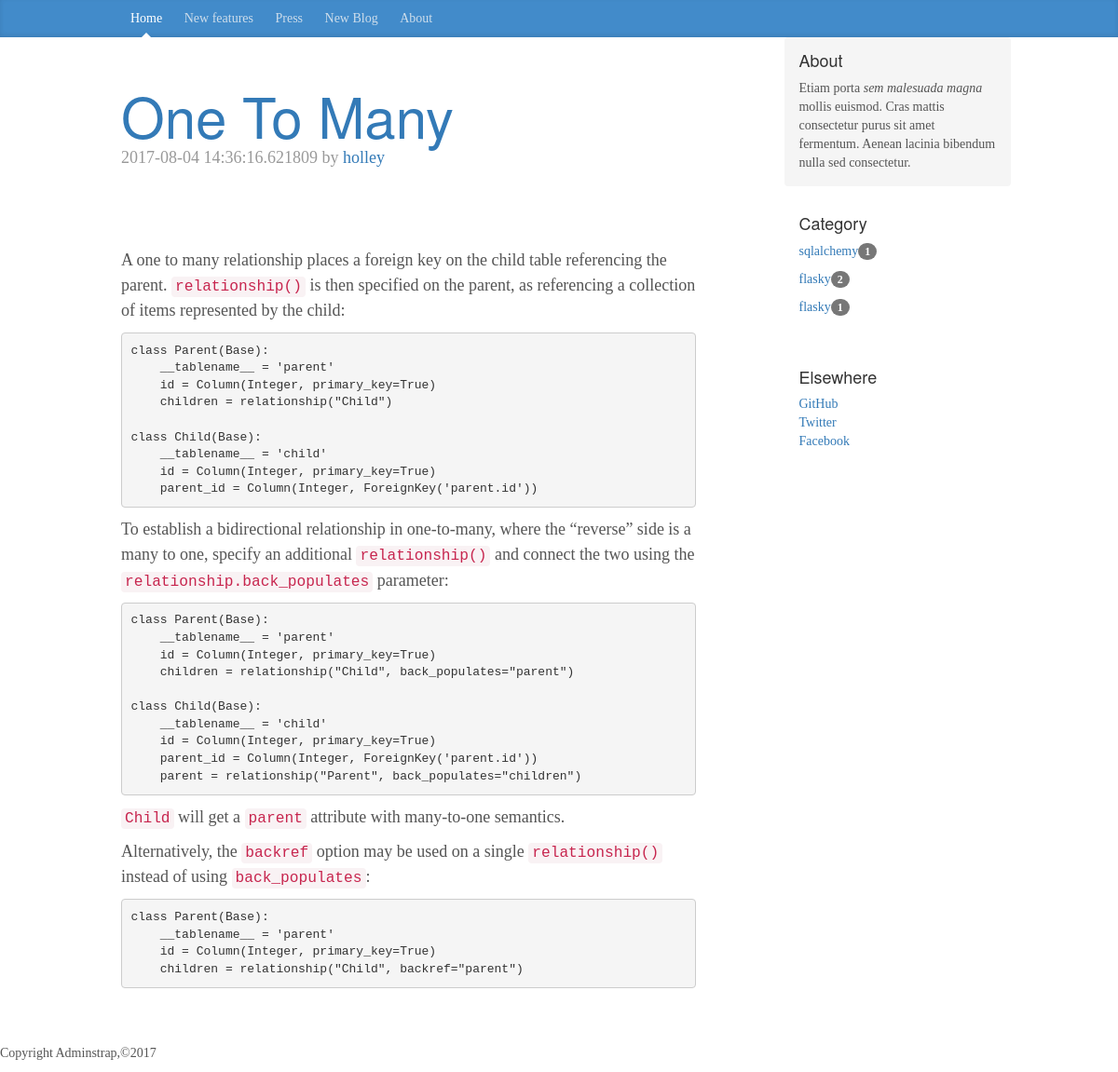
/blog/category/sqlalchemy, run on the app's committed database.
### apps/models/blogs.py (models this page shows, shortened)
class BlogPost(db.Model):
    __tablename__ = 'posts'
    id = Column(Integer,primary_key=True)
    headline = Column(String(255), nullable=False)
    body = Column(Text)
    timestamp = db.Column(db.DateTime, index=True, default=datetime.utcnow)
    user_id = Column(Integer, ForeignKey('users.id'))
    category_id = db.Column(db.Integer, db.ForeignKey('category.id'))
    category = db.relationship('Category',
        backref=db.backref('posts', lazy='dynamic'))
    tags = db.relationship('Tag', secondary=reltags, lazy='subquery',
        backref=db.backref('pages', lazy='dynamic'))
    comments = relationship('Comments',backref='posts',lazy='dynamic')

class Category(db.Model):
    id = db.Column(db.Integer, primary_key=True)
    name = db.Column(db.String(50))

### apps/models/auths.py (models this page shows, shortened)
class Users(UserMixin,db.Model):
    __tablename__ = 'users'
    id = Column('id',Integer,primary_key=True)
    username = Column('username',String(64),unique=True)
    password_hash = Column(String(128))
    gender = Column('gender',String(64))
    email = Column('email',String(64),unique=True,index=True)
    confirmed = Column('confirmed',db.Boolean,default=False)
    role_id = Column(db.Integer,db.ForeignKey('roles.id'))
    location = db.Column(db.String(64))
    about_me = db.Column(db.Text())
    member_since = db.Column(db.DateTime(),default=datetime.utcnow)
    last_seen = db.Column(db.DateTime(),default=datetime.utcnow)
    posts = db.relationship('BlogPost',backref='author',lazy='dynamic')
    @property
    def password(self):
        raise AttributeError('password is not a readable attribute')

### apps/views/blogs.py (the view)
@mod.route('/blog/category/<string:catname>')
def category(catname):
    page = request.args.get('page',1,type=int)
    cate = Category.query.filter_by(name=catname).first()
    blogs = BlogPost.query.filter_by(category=cate).order_by(BlogPost.timestamp.desc()).all()
    category = Category.query.all()
    return render_template('blog/index.html',blogs=blogs,pagination=[],category=category)

### apps/views/__init__.py (called while the page is built)
@mod.app_context_processor
def inject_permissions():
    return dict(Permission=Permission)

### apps/views/auths.py (called while the page is built)
@mod.before_app_request
def before_requst():
    if current_user.is_authenticated:
        current_user.ping()
        if not current_user.confirmed \
                and request.endpoint[:5] != 'auth.':
            return redirect(url_for('auth.unconfirmed'))

### apps/templates/blog/index.html (shortened to what this page needs)
{% extends "bootstrap/base.html" %}
{% import "_macros.html" as macros %}
{% block head %}
    {{ super() }}
    <link href="{{ url_for('static',filename='css/blog.css') }}" rel="stylesheet">
{% endblock %}
{% block content %}
    <div class="blog-masthead">
      <div class="container">
        <nav class="blog-nav">
          <a class="blog-nav-item active" href="#">Home</a>
          <a class="blog-nav-item" href="#">New features</a>
          <a class="blog-nav-item" href="#">Press</a>
          <a class="blog-nav-item" href="{{ url_for('blog.new_blog')}}">New Blog</a>
          <a class="blog-nav-item" href="#">About</a>
        </nav>
      </div>
    </div>
    <div class="container">
      <div class="row">
        <div class="col-sm-8 blog-main">
        {% for blog in blogs %}
        <div class="blog-header">
        <h1 class="blog-title"><a href="{{ url_for('blog.post',id=blog.id)}}">{{ blog.headline }}</a></h1>
        <p class="blog-post-meta">{{ blog.timestamp }} by <a href="#">{{ blog.author.username }}</a></p>
        </div>
        <div class="blog-post">
            <div>
                {{ blog.body | safe }}
            </div>
        </div>
        {% endfor %}
        </div>
        <div class="col-sm-3 col-sm-offset-1 blog-sidebar">
          <div class="sidebar-module sidebar-module-inset">
            <h4>About</h4>
            <p>Etiam porta <em>sem malesuada magna</em> mollis euismod. Cras mattis consectetur purus sit amet fermentum. Aenean lacinia bibendum nulla sed consectetur.</p>
          </div>
          <div class="sidebar-module">
            <h4>Category</h4>
            {% for cat in category %}
            <ol class="list-unstyled">
              <li><a href="{{ url_for('blog.category',catname=cat.name)}}">{{ cat.name }}</a><span class="badge">{{ cat.posts.count() }}</span></li>
            </ol>
            {% endfor %}
          </div>
          <div class="sidebar-module">
            <h4>Elsewhere</h4>
            <ol class="list-unstyled">
              <li><a href="#">GitHub</a></li>
              <li><a href="#">Twitter</a></li>
              <li><a href="#">Facebook</a></li>
            </ol>
          </div>
        </div>
      </div>
    </div>
   {% include "footer.html" %}
{% endblock %}

### apps/static/css/blog.css (style rules this page uses)
body { font-family: Georgia, "Times New Roman", Times, serif; color: #555; }
h1, .h1, h2, .h2, h3, .h3, h4, .h4, h5, .h5, h6, .h6 { margin-top: 0; font-family: "Helvetica Neue", Helvetica, Arial, sans-serif; font-weight: normal; color: #333; }
@media (min-width: 1200px) { .container { width: 970px; } }
.blog-masthead { background-color: #428bca; -webkit-box-shadow: inset 0 -2px 5px rgba(0,0,0,.1); box-shadow: inset 0 -2px 5px rgba(0,0,0,.1); }
.blog-nav-item { position: relative; display: inline-block; padding: 10px; font-weight: 500; color: #cdddeb; }
.blog-nav .active { color: #fff; }
.blog-nav .active:after { position: absolute; bottom: 0; left: 50%; width: 0; height: 0; margin-left: -5px; vertical-align: middle; content: " "; border-right: 5px solid transparent; border-bottom: 5px solid; border-left: 5px solid transparent; }
.blog-header { padding-top: 20px; padding-bottom: 20px; }
.blog-title { margin-top: 30px; margin-bottom: 0; font-size: 60px; font-weight: normal; }
.blog-main { font-size: 18px; line-height: 1.5; }
.sidebar-module { padding: 15px; margin: 0 -15px 15px; }
.sidebar-module-inset { padding: 15px; background-color: #f5f5f5; border-radius: 4px; }
.sidebar-module-inset p:last-child, .sidebar-module-inset ul:last-child, .sidebar-module-inset ol:last-child { margin-bottom: 0; }
.blog-post { margin-bottom: 60px; }
.blog-post-meta { margin-bottom: 20px; color: #999; }

### data on the page
BlogPost: headline "One To Many", timestamp "2017-08-04 14:36:16.621809", author.username "holley", body "A one to many relationship places a foreign key on the child table referencing the parent. relationship() is then specified on the parent, as referencing a collection of items represented by the child: class Parent(Base): __tablename__ = 'parent' id = Column(Integer, primary_key=True) children = relationship(\"Child\") class Child(Base): __tablename__ = 'child' id = Column(Integer, primary_key=True) parent_id = Column(Integer, ForeignKey('parent.id')) To establish a bidirectional relationship in one-to-many, where the “reverse” side is a many to one, specify an additional relationship() and connect the two using the relationship.back_populates parameter: class Parent(Base): __tablename__ =…"
Category: name "sqlalchemy", posts.count "1"
Category: name "flasky", posts.count "2"
Category: name "flasky", posts.count "1"
